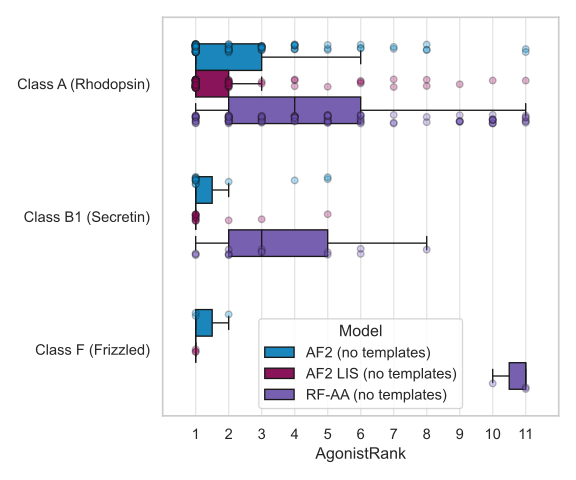

Python code for this plot:
""" """

import pathlib
import seaborn
import numpy as np
import matplotlib.pyplot as plt
import seaborn as sns
import pandas as pd
import sys


# append "."
sys.path.append(".")
from colors import COLOR


def plot_class():
    script_dir = pathlib.Path(__file__).parent.absolute()
    plot_p = script_dir / "boxplots_class.svg"
    rankings = script_dir.parent / "agonist_rankings.csv"
    rankings = pd.read_csv(rankings)
    #                   Model         GPCR  AgonistRank  unseen                class
    # 0    AF2 (no templates)  ednrb_human            1   False  Class A (Rhodopsin)
    # 1    AF2 (no templates)  ednra_human            1    True  Class A (Rhodopsin)

    sns.set_theme(style="whitegrid")
    f, ax = plt.subplots(figsize=(6, 4))
    sns.stripplot(
        rankings,
        x="AgonistRank",
        y="class",
        hue="Model",
        dodge=True,
        linewidth=1,
        palette=COLOR,
        # alpha=0.5,
        alpha=0.3,
        legend=False,
    )

    sns.boxplot(
        rankings,
        x="AgonistRank",
        y="class",
        hue="Model",
        width=0.6,
        palette=COLOR,
        # only boxplot, no dots as we add them later
        showfliers=False,
    )
    # use a grid and add x 1 to 11
    ax.xaxis.grid(True, alpha=0.5)
    ax.xaxis.set_ticks(np.arange(1, 12, 1))

    # ax.xaxis.grid(True)
    ax.set(ylabel="")
    # xlim = 0, 11
    ax.set_xlim(0, 12)
    plt.tight_layout()
    plt.savefig(plot_p)
    print(f"Saved to {plot_p}")


def plot_unseen():
    script_dir = pathlib.Path(__file__).parent.absolute()
    plot_p = script_dir / "boxplots_unseen.svg"
    rankings = script_dir.parent / "agonist_rankings.csv"
    rankings = pd.read_csv(rankings)
    #                   Model         GPCR  AgonistRank  unseen                class
    # 0    AF2 (no templates)  ednrb_human            1   False  Class A (Rhodopsin)
    # 1    AF2 (no templates)  ednra_human            1    True  Class A (Rhodopsin)

    sns.set_theme(style="whitegrid")
    f, ax = plt.subplots(figsize=(6, 4))
    sns.stripplot(
        rankings,
        x="AgonistRank",
        y="Model",
        hue="unseen",
        dodge=True,
        linewidth=1,
        # alpha=0.5,
        alpha=0.3,
        legend=False,
        palette=COLOR,
    )

    sns.boxplot(
        rankings,
        x="AgonistRank",
        y="Model",
        hue="unseen",
        width=0.6,
        palette=COLOR,
        # only boxplot, no dots as we add them later
        showfliers=False,
    )
    # use a grid and add x 1 to 11
    ax.xaxis.grid(True, alpha=0.5)
    ax.xaxis.set_ticks(np.arange(1, 12, 1))

    # ax.xaxis.grid(True)
    ax.set(ylabel="")
    # xlim = 0, 11
    ax.set_xlim(0, 12)
    plt.tight_layout()
    plt.savefig(plot_p)
    print(f"Saved to {plot_p}")


if __name__ == "__main__":
    plot_class()
    plot_unseen()
